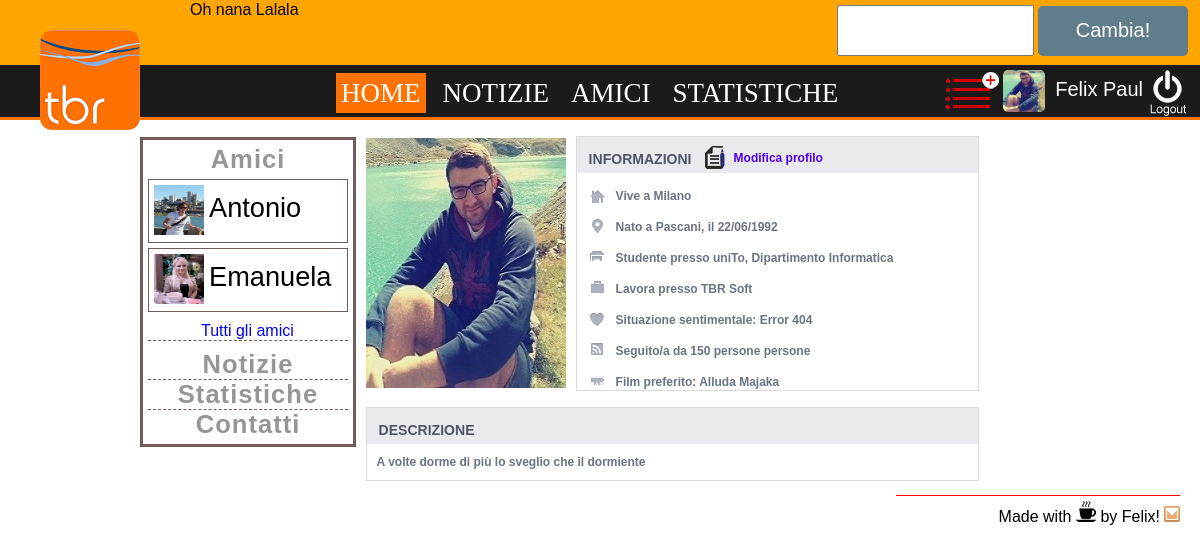
/index.php (signed in), run on the app's committed database.
### tables this page shows
CREATE TABLE IF NOT EXISTS `users` (
  `id` int(11) NOT NULL AUTO_INCREMENT,
  `username` varchar(50) NOT NULL,
  `password` varchar(50) NOT NULL,
  `nome_completo` varchar(50) NOT NULL,
  `messaggio` varchar(150) NOT NULL,
  `url` varchar(50) NOT NULL,
  `immagine` varchar(50) NOT NULL,
  `immagine_grande` varchar(150) NOT NULL,
  `indirizzo` varchar(50) NOT NULL,
  `luogo_nascita` varchar(50) NOT NULL,
  `professione` varchar(50) NOT NULL,
  `lavora_a` varchar(50) NOT NULL,
  `situazione_sentimentale` varchar(50) NOT NULL,
  `seguito` varchar(50) NOT NULL,
  `film` varchar(50) NOT NULL,
  `descrizione` varchar(1000) NOT NULL,
  PRIMARY KEY (`id`),
  UNIQUE KEY `username` (`username`)
);

### navigation_bar.php (the view, shortened to what this page needs)
<div id="navigation">
    <h1 style="border-width:0;"><a href="index.php?q">Amici</a></h1>
    <?php
    $conn=dbConnect();
    $utente=$_SESSION['login_username'];
    $sql = "SELECT * FROM users where username in(SELECT user2 from amicizie a1 where (a1.user1='".$utente."' and a1.stato=1) UNION SELECT user1 from amicizie a1 where (a1.user2='".$utente."' and a1.stato=1))order by username limit 2";
    $result = $conn->query($sql);
    while($row = $result->fetch_assoc()) {
        if($row['username']!=$_SESSION['login_username']){
            ?>
            <div class="contenitore_amico">
                <img  src="immagini/<?php echo $row['immagine_grande']; ?>" alt="immagini/no_image.png">
                <p><a href="index.php?q=<?php echo $row['username'];?>"><?php echo ucfirst($row['username']); ?></a></p>
            </div>
            <?php
        }
    }
    ?>
    <div class="nav_link">
        <a href="index.php?q">Tutti gli amici</a>
    </div>
    <h1 style="padding-top: 9px;"><a href ="notizie.php">Notizie</a></h1>
    <h1><a href="statistiche.php">Statistiche</a></h1>
    <h1><a href="index.php?contact">Contatti</a></h1>
</div>

### php_functions.php (shortened to what this page needs)
<?php
function stampa_messaggio(){
	$conn=dbConnect();
    if(!empty($_SESSION['login_username'])){
        $utente=$_SESSION['login_username'];
        $sql = "SELECT messaggio FROM users where username='".$utente."'";
        $result = $conn->query($sql);
        if ($result->num_rows > 0) {
            while($row = $result->fetch_assoc()) {
                echo $row["messaggio"];
            }
        }
    }else{
         header("location:log_in_form.php");
    }
}
            ?>

### fogli_stile/index_style.css (style rules this page uses)
body { font-family:Verdana,sans-serif; font-size:medium; background:#ffffff; color: #000000; margin: 0 0 0 0; width: 100%; }
#navigation { position: relative; float:left; width:20.6%; border-style: solid; border-color: #735C5C; padding:5px 5px 5px 5px; margin-top: 17px; min-width: 200px; }
img { float: left; margin: 0px; }
h1 { text-align: inherit; letter-spacing: 0px; text-transform: none; padding:0; margin:0; }
p { padding:0; margin:0; text-align: inherit; letter-spacing: 0px; text-align: inherit; float:none; }
#navigation h1 { width:100%; font-size:160%; color:#969795; text-align: center; float:left; letter-spacing: 1px; border-top-style: dashed; border-color: #735C5C; border-width: 1px; }
#navigation img { padding: 5px 5px 5px 5px; float: left; max-width: 60px; max-height: 50px; }
.contenitore_amico p, .contenitore_amico_req p { font-size: 170%; padding-top: 12px; float:left; }
.contenitore_amico, .contenitore_news { border-style: solid; border-color: #735C5C; border-width: 1px; float: left; margin-top: 5px; height:62px; width:99%; }
.nav_link { float: left; margin-top: 10px; margin-left: 53px; color:#0000ee; }
a { text-decoration: none; }
.nav_link a:link { color: inherit; }
.contenitore_amico a, .contenitore_news a { color: black; }
h1 a { color:#969795; }

### data on the page
users: messaggio "Oh nana Lalala"
users: immagine_grande (picture), username "Antonio"
users: immagine_grande (picture), username "Emanuela"

### other printed values
$_SESSION['login_nome_completo'] "Felix Paul"
$_SESSION['home']['indirizzo'] "Milano"
$_SESSION['home']['luogo_nascita'] "Pascani, il 22/06/1992"
$_SESSION['home']['professione'] "uniTo, Dipartimento Informatica"
$_SESSION['home']['lavora_a'] "TBR Soft"
$_SESSION['home']['situazione_sentimentale'] "Error 404"
$_SESSION['home']['seguito'] "150 persone"
$_SESSION['home']['film'] "Alluda Majaka"
$_SESSION['home']['descrizione'] "A volte dorme di più lo sveglio che il dormiente"
